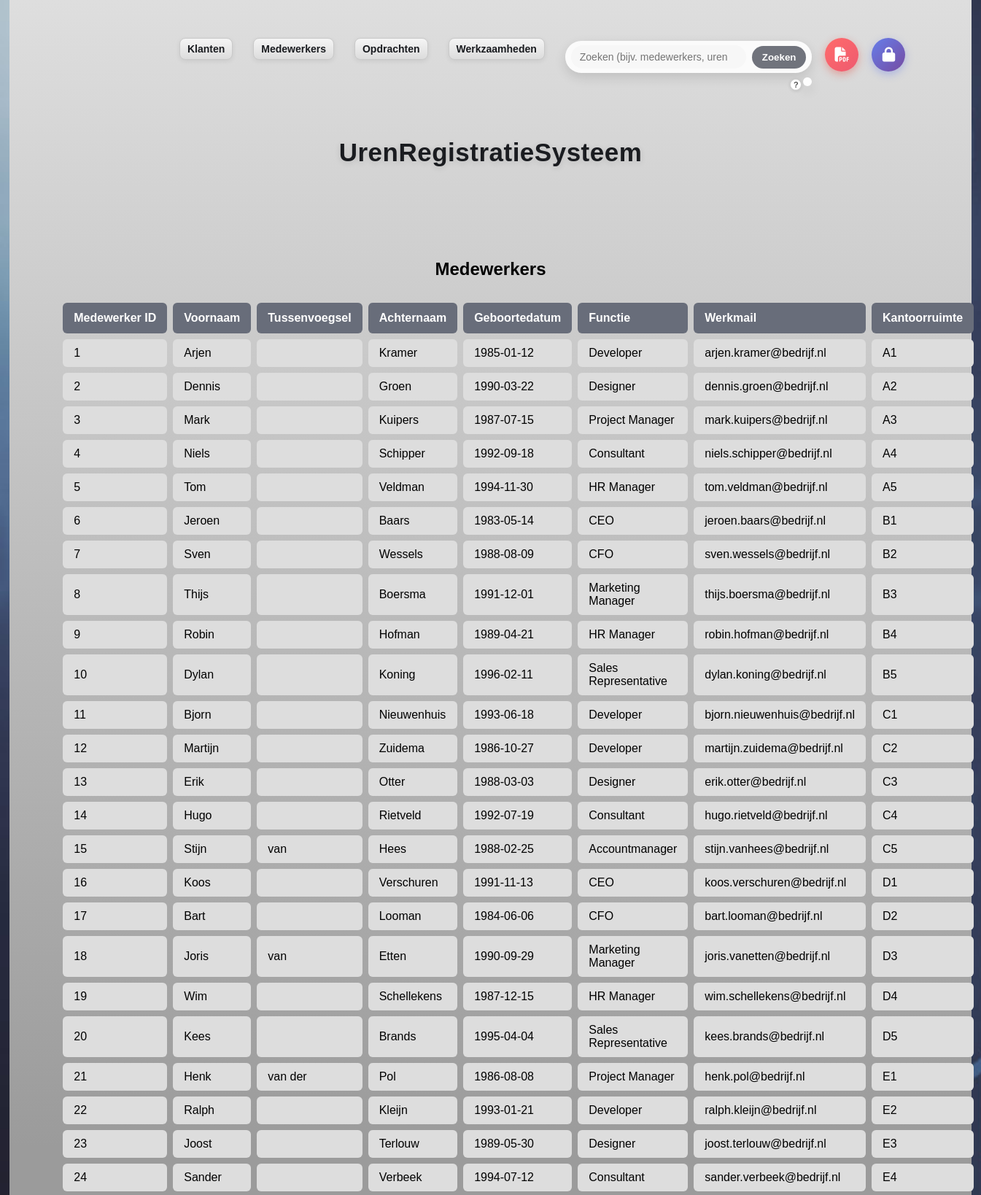
The page /medewerkers.php (upper part) on the database its author committed.
### tables this page shows
CREATE TABLE `medewerkers` (
  `medewerker_ID` int(11) NOT NULL,
  `voornaam` varchar(50) NOT NULL,
  `tussenvoegsel` varchar(25) NOT NULL,
  `achternaam` varchar(50) NOT NULL,
  `geboortedatum` date NOT NULL,
  `functie` varchar(50) NOT NULL,
  `werkmail` varchar(100) NOT NULL,
  `kantoorruimte` varchar(50) NOT NULL
);

### medewerkers.php (called while the page is built)
<?php
$currentTable = "medewerkers";
include "table_template.php";
?>

### table_template.php (the view, shortened to what this page needs)
<!DOCTYPE html>
<html lang="nl">
<head>
    <link rel="stylesheet" href="style.css">
    <link rel="stylesheet" href="https://cdnjs.cloudflare.com/ajax/libs/font-awesome/6.4.0/css/all.min.css">
    <?php
    $currentTableName = preg_replace('/[^a-zA-Z0-9_]/', '', $currentTable);
    ?>
</head>
<body data-current-table="<?php echo htmlspecialchars($currentTableName); ?>">
<div class="wrapper">
    <nav class="topnav">
        <div class="right">
            <?php
            $servername = "127.0.0.1";
            $username   = "root";
            $password   = "";
            $dbname     = "UrenRegistratieSysteem";
            $dbport     = 3307;
            $conn = @new mysqli($servername, $username, $password, $dbname, $dbport);
            if (!$conn->connect_error) {
                $tablesResult = $conn->query("SHOW TABLES");
                if ($tablesResult && $tablesResult->num_rows > 0) {
                    while ($tableRow = $tablesResult->fetch_array()) {
                        $tableName = $tableRow[0];
                        $displayName = ucwords(str_replace('_', ' ', $tableName));
                        echo '<a class="table-link" href="' . htmlspecialchars($tableName) . '.php">' . htmlspecialchars($displayName) . '</a>';
                    }
                }
            }
            ?>
            <div class="search-wrapper">
                <div class="search-container" role="search" aria-label="Zoek categorieën">
                    <input id="searchInput" class="search-input" type="search" placeholder="Zoeken (bijv. medewerkers, uren, etc)...">
                    <button id="searchBtn" class="search-btn" aria-label="Zoeken">Zoeken</button>
                </div>
                <span id="suggestion" class="suggestion" aria-live="polite"></span>
                <div class="search-help" aria-label="Uitleg zoekfunctie">
                    <span class="search-help-icon" title="Typ een tabelnaam (bijv. medewerkers), een kolom + waarde (bijv. voornaam jan), of een ID (bijv. id 12). Klik op Zoeken om direct naar het juiste resultaat te gaan." aria-label="Zoekhulp">?</span>
                </div>
            </div>
            <button id="printBtn" class="print-btn" type="button" aria-label="Afdrukken naar PDF" title="Afdrukken naar PDF">
                <i class="fas fa-file-pdf"></i>
            </button>
            <button id="adminBtn" class="admin-btn-toggle" type="button" aria-label="Beheermodus" title="Beheermodus">
                <i class="fas fa-lock"></i>
            </button>
        </div>
    </nav>
    <main>
        <section class="hero-section">
            <div class="text">
                <h2>UrenRegistratieSysteem</h2>
            </div>
        </section>
        <section class="team-data">
            <div class="text">
                <?php
                if ($conn->connect_error) {
                    echo '<div class="record">Verbinding mislukt: ' . htmlspecialchars($conn->connect_error) . '</div>';
                } else {
                    $tableParam = $currentTableName;
                    $tables = [];
                    $tablesResult = $conn->query("SHOW TABLES");
                    if ($tablesResult && $tablesResult->num_rows > 0) {
                        while ($tableRow = $tablesResult->fetch_array()) {
                            $tables[] = $tableRow[0];
                        }
                    }
                    if ($tableParam && in_array($tableParam, $tables, true)) {
                        $displayName = ucwords(str_replace('_', ' ', $tableParam));
                        $columnsResult = $conn->query("SHOW COLUMNS FROM `$tableParam`");
                        $columns = [];
                        $primaryKeyColumn = null;
                        if ($columnsResult && $columnsResult->num_rows > 0) {
                            while ($columnRow = $columnsResult->fetch_assoc()) {
                                $columns[] = $columnRow['Field'];
                                if (($columnRow['Key'] ?? '') === 'PRI') {
                                    $primaryKeyColumn = $columnRow['Field'];
                                }
                            }
                        }
                        if (!empty($columns)) {
                            $columnList = implode(', ', array_map(function($col) { return "`$col`"; }, $columns));
                            $sql = "SELECT $columnList FROM `$tableParam`";
                            if (!empty($primaryKeyColumn)) {
                                $sql .= " ORDER BY `$primaryKeyColumn` ASC";
                            }
                            $result = $conn->query($sql);
                            echo '<section class="Data"><h2>' . htmlspecialchars($displayName) . '</h2>';
                            echo '<div class="table-wrapper">';
                            echo '<table class="data-table">';
                            echo '<thead>';
                            echo '<tr>';
                            foreach ($columns as $column) {
                                $columnId = strtolower($column) . '-column';
                                $displayColumn = ucfirst(str_replace('_', ' ', $column));
                                echo '<th id="' . htmlspecialchars($columnId) . '" data-column="' . htmlspecialchars($column) . '">' . htmlspecialchars($displayColumn) . '</th>';
                            }
                            echo '</tr>';
                            echo '</thead>';
                            echo '<tbody>';
                            if ($result && $result->num_rows > 0) {
                                while ($row = $result->fetch_assoc()) {
                                    echo '<tr>';
                                    foreach ($columns as $column) {
                                        echo '<td>' . htmlspecialchars($row[$column] ?? '') . '</td>';
                                    }
                                    echo '</tr>';
                                }
                            } else {
                                echo '<tr><td colspan="' . count($columns) . '" style="text-align: center; padding: 20px; color: #888;">Nog geen gegevens. Klik op "Rij toevoegen" in beheermodus om data toe te voegen.</td></tr>';
                            }
                            echo '</tbody>';
                            echo '</table>';
                            echo '</div>';
                            echo '</section>';
                        } else {
                            echo '<div class="record">Geen kolommen gevonden voor deze tabel</div>';
                        }
                    } else {
                        echo '<div class="record">Tabel niet gevonden</div>';
                    }
                }
                ?>
            </div>
        </section>
        <br>
    </main>
</div>
</body>
</html>

### rows shown on the page
medewerkers: medewerker_ID "1", voornaam "Arjen", achternaam "Kramer", geboortedatum "1985-01-12", functie "Developer", werkmail "arjen.kramer@bedrijf.nl", kantoorruimte "A1"
medewerkers: medewerker_ID "2", voornaam "Dennis", achternaam "Groen", geboortedatum "1990-03-22", functie "Designer", werkmail "dennis.groen@bedrijf.nl", kantoorruimte "A2"
medewerkers: medewerker_ID "3", voornaam "Mark", achternaam "Kuipers", geboortedatum "1987-07-15", functie "Project Manager", werkmail "mark.kuipers@bedrijf.nl", kantoorruimte "A3"
medewerkers: medewerker_ID "4", voornaam "Niels", achternaam "Schipper", geboortedatum "1992-09-18", functie "Consultant", werkmail "niels.schipper@bedrijf.nl", kantoorruimte "A4"
medewerkers: medewerker_ID "5", voornaam "Tom", achternaam "Veldman", geboortedatum "1994-11-30", functie "HR Manager", werkmail "tom.veldman@bedrijf.nl", kantoorruimte "A5"
medewerkers: medewerker_ID "6", voornaam "Jeroen", achternaam "Baars", geboortedatum "1983-05-14", functie "CEO", werkmail "jeroen.baars@bedrijf.nl", kantoorruimte "B1"
medewerkers: medewerker_ID "7", voornaam "Sven", achternaam "Wessels", geboortedatum "1988-08-09", functie "CFO", werkmail "sven.wessels@bedrijf.nl", kantoorruimte "B2"
medewerkers: medewerker_ID "8", voornaam "Thijs", achternaam "Boersma", geboortedatum "1991-12-01", functie "Marketing Manager", werkmail "thijs.boersma@bedrijf.nl", kantoorruimte "B3"
medewerkers: medewerker_ID "9", voornaam "Robin", achternaam "Hofman", geboortedatum "1989-04-21", functie "HR Manager", werkmail "robin.hofman@bedrijf.nl", kantoorruimte "B4"
medewerkers: medewerker_ID "10", voornaam "Dylan", achternaam "Koning", geboortedatum "1996-02-11", functie "Sales Representative", werkmail "dylan.koning@bedrijf.nl", kantoorruimte "B5"
medewerkers: medewerker_ID "11", voornaam "Bjorn", achternaam "Nieuwenhuis", geboortedatum "1993-06-18", functie "Developer", werkmail "bjorn.nieuwenhuis@bedrijf.nl", kantoorruimte "C1"
medewerkers: medewerker_ID "12", voornaam "Martijn", achternaam "Zuidema", geboortedatum "1986-10-27", functie "Developer", werkmail "martijn.zuidema@bedrijf.nl", kantoorruimte "C2"
medewerkers: medewerker_ID "13", voornaam "Erik", achternaam "Otter", geboortedatum "1988-03-03", functie "Designer", werkmail "erik.otter@bedrijf.nl", kantoorruimte "C3"
medewerkers: medewerker_ID "14", voornaam "Hugo", achternaam "Rietveld", geboortedatum "1992-07-19", functie "Consultant", werkmail "hugo.rietveld@bedrijf.nl", kantoorruimte "C4"
medewerkers: medewerker_ID "15", voornaam "Stijn", tussenvoegsel "van", achternaam "Hees", geboortedatum "1988-02-25", functie "Accountmanager", werkmail "stijn.vanhees@bedrijf.nl", kantoorruimte "C5"
medewerkers: medewerker_ID "16", voornaam "Koos", achternaam "Verschuren", geboortedatum "1991-11-13", functie "CEO", werkmail "koos.verschuren@bedrijf.nl", kantoorruimte "D1"
medewerkers: medewerker_ID "17", voornaam "Bart", achternaam "Looman", geboortedatum "1984-06-06", functie "CFO", werkmail "bart.looman@bedrijf.nl", kantoorruimte "D2"
medewerkers: medewerker_ID "18", voornaam "Joris", tussenvoegsel "van", achternaam "Etten", geboortedatum "1990-09-29", functie "Marketing Manager", werkmail "joris.vanetten@bedrijf.nl", kantoorruimte "D3"
medewerkers: medewerker_ID "19", voornaam "Wim", achternaam "Schellekens", geboortedatum "1987-12-15", functie "HR Manager", werkmail "wim.schellekens@bedrijf.nl", kantoorruimte "D4"
medewerkers: medewerker_ID "20", voornaam "Kees", achternaam "Brands", geboortedatum "1995-04-04", functie "Sales Representative", werkmail "kees.brands@bedrijf.nl", kantoorruimte "D5"
medewerkers: medewerker_ID "21", voornaam "Henk", tussenvoegsel "van der", achternaam "Pol", geboortedatum "1986-08-08", functie "Project Manager", werkmail "henk.pol@bedrijf.nl", kantoorruimte "E1"
medewerkers: medewerker_ID "22", voornaam "Ralph", achternaam "Kleijn", geboortedatum "1993-01-21", functie "Developer", werkmail "ralph.kleijn@bedrijf.nl", kantoorruimte "E2"
medewerkers: medewerker_ID "23", voornaam "Joost", achternaam "Terlouw", geboortedatum "1989-05-30", functie "Designer", werkmail "joost.terlouw@bedrijf.nl", kantoorruimte "E3"
medewerkers: medewerker_ID "24", voornaam "Sander", achternaam "Verbeek", geboortedatum "1994-07-12", functie "Consultant", werkmail "sander.verbeek@bedrijf.nl", kantoorruimte "E4"

### other values the page prints
$displayName "Klanten"
$displayName "Medewerkers"
$displayName "Opdrachten"
$displayName "Werkzaamheden"
$displayColumn "Medewerker ID"
$displayColumn "Voornaam"
$displayColumn "Tussenvoegsel"
$displayColumn "Achternaam"
$displayColumn "Geboortedatum"
$displayColumn "Functie"
$displayColumn "Werkmail"
$displayColumn "Kantoorruimte"
